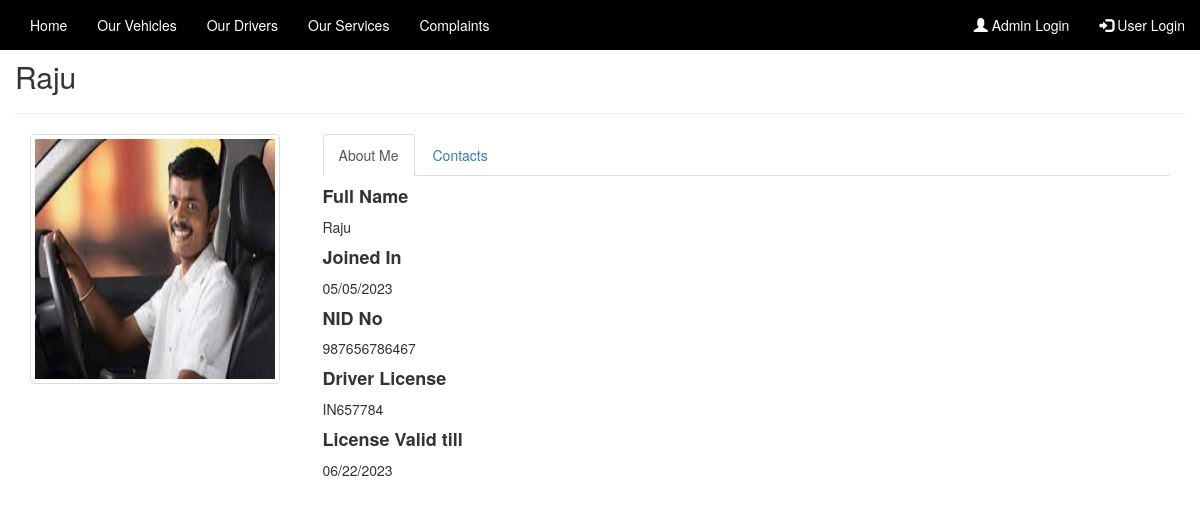
Page /driverprofile.php?driverid=22 on the committed database.
### tables this page shows
CREATE TABLE `driver` (
  `driverid` int(11) NOT NULL,
  `drname` varchar(255) NOT NULL,
  `drjoin` varchar(255) NOT NULL,
  `drmobile` varchar(20) NOT NULL,
  `drnid` varchar(30) NOT NULL,
  `drlicense` varchar(30) NOT NULL,
  `drlicensevalid` varchar(100) NOT NULL,
  `draddress` varchar(255) NOT NULL,
  `drphoto` varchar(30) NOT NULL,
  `dr_available` int(11) NOT NULL
);

### driverprofile.php (the view, shortened to what this page needs)
<?php
    $connection= mysqli_connect("localhost","root","","vehicle management");
    $driverid= $_GET['driverid'];
    $sql= "SELECT * FROM `driver` WHERE driverid='$driverid'";
    $res= mysqli_query($connection,$sql);
    $row= mysqli_fetch_assoc($res);
?>
<!DOCTYPE html>
<html lang="en">
<head>
    <link rel="stylesheet" href="https://maxcdn.bootstrapcdn.com/bootstrap/3.3.7/css/bootstrap.min.css">
    <link rel="stylesheet" href="style.css">
</head>
<body>
   <?php include 'navbar.php';?>
        <div class="container">
          <div class="row">
          <div class="fb-profile-text" id="h1" >
                            <h2><?php echo $row['drname']; ?></h2>
            </div>
            <hr>
           <div class="col-sm-3">
                   <div class="fb-profile">
                        <img height="250" width="250" align="left" class="fb-image-profile thumbnail userpic" src="picture/<?php echo $row['drphoto'] ?>" alt="dp"/>
                    </div>
           </div>
           <div class="col-sm-9">
               <div data-spy="scroll" class="tabbable-panel">
                <div class="tabbable-line">
                  <ul class="nav nav-tabs ">
                    <li class="active">
                      <a href="#tab_default_1" data-toggle="tab">
                      About Me </a>
                    </li>
                    <li>
                      <a href="#tab_default_2" data-toggle="tab">
                     Contacts </a>
                    </li>
                  </ul>
                  <div class="tab-content">
                    <div class="tab-pane active" id="tab_default_1">
                      <h4><strong>Full Name</strong></h4>
                      <p>
                        <?php echo $row['drname']; ?>
                      </p>
                      <h4><strong>Joined In</strong></h4>
                      <p><?php echo $row['drjoin']; ?></p>
                      <h4><strong>NID No</strong></h4>
                      <p><?php echo $row['drnid']; ?></p>
                      <h4><strong>Driver License</strong></h4>
                      <p><?php echo $row['drlicense']; ?></p>
                      <h4><strong>License Valid till</strong></h4>
                      <p><?php echo $row['drlicensevalid']; ?></p>
                    </div>
                  </div>
                </div>
              </div>
           </div>
          </div>
        </div>
        <div class="container">
          <div class="col-sm-12">
          </div>
    </div>
</body>
</html>

### rows in the picture
driver: drname "Raju", drphoto (picture), drjoin "05/05/2023", drnid "987656786467", drlicense "IN657784", drlicensevalid "06/22/2023"
